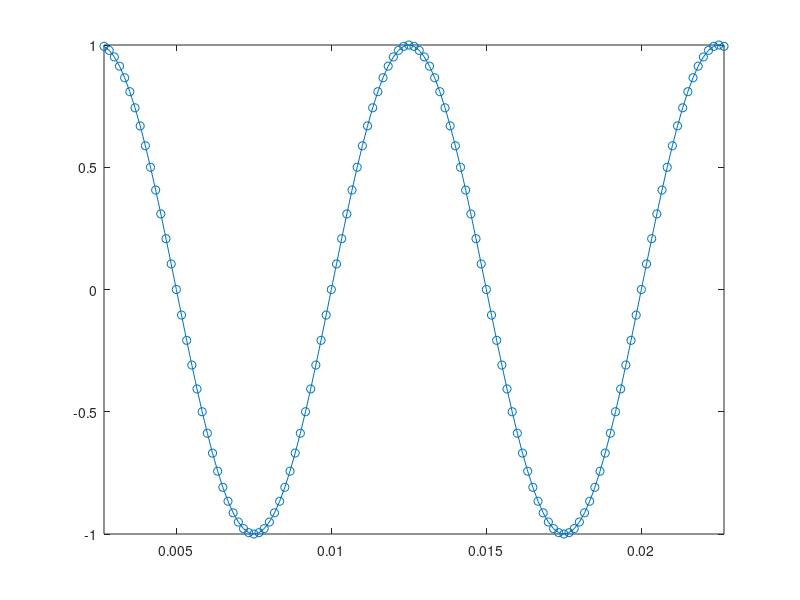

Reproduce this figure in MATLAB.
f1 = 100;
fs = 6e3;

A = 1;

num_segundos = 5;

% 't' está muestreado
t = 0:1/fs:num_segundos-1/fs; %----> debe ser un vector columna
t = t';

x_100Hz = A*sin(2*pi*f1*t);

figure;plot(t,x_100Hz,'o-');shg
%los valores de xlim salen de dividir los indices de los 3 periodos
%(indices de los valores que valen '1') y dividirlos entre la fs
xlim([0.0026666 0.022666])